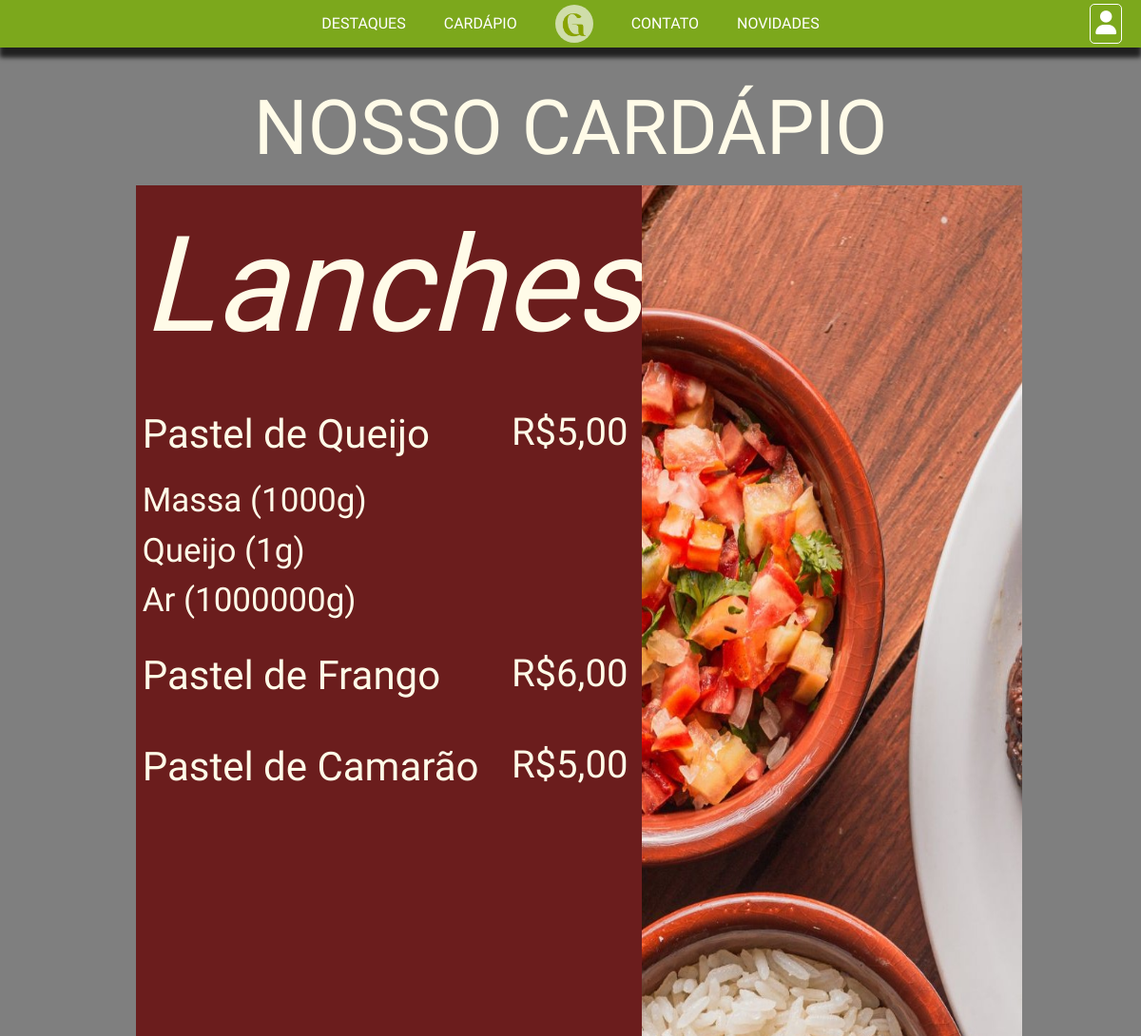
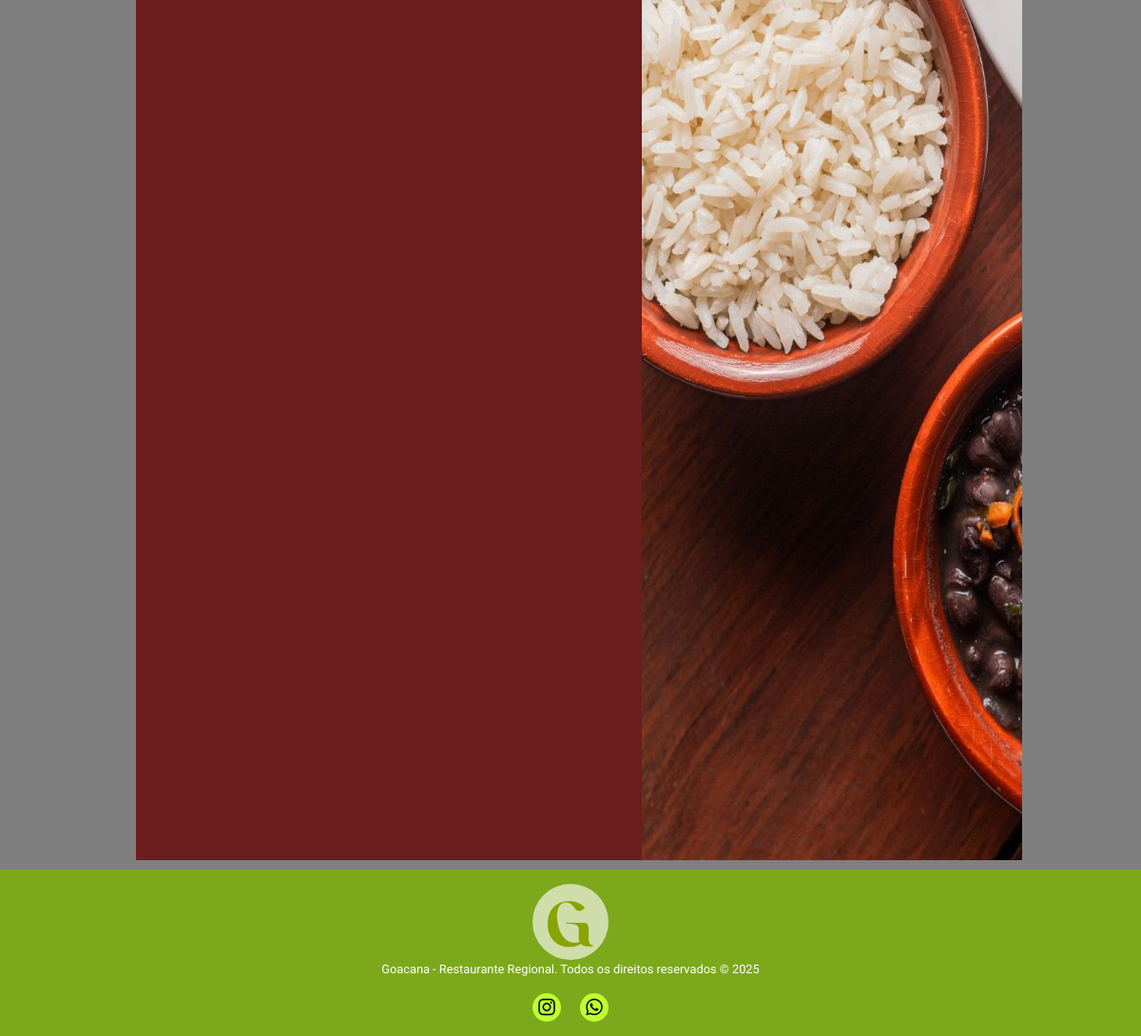
Page /cardv2 (signed in) on the committed database (2 pictures, top to bottom).
### core/models.py (models this page shows, shortened)
class TB_CATEGORIAS(models.Model):
    Nome = models.CharField(max_length=45)
    Ordem = models.IntegerField()

class TB_PRATOS(models.Model):
    Nome = models.CharField(max_length=45, null=False)
    Disponibilidade = models.BooleanField(default=True)
    Destaque = models.BooleanField(default=False)
    Preco = models.DecimalField(null=False, decimal_places=2, max_digits=6)
    Imagem = models.ImageField(upload_to='pratos/', null=True, blank=True)
    Categoria = models.ForeignKey('TB_CATEGORIAS', on_delete=models.PROTECT, null=False)

class TB_ACOMPANHAMENTOS(models.Model):
    Nome = models.CharField(max_length=45, null=False)
    Quantidade = models.IntegerField(null=False)
    ID_Prato = models.ForeignKey('TB_PRATOS', on_delete=models.CASCADE, null=False)

### core/views.py (the view)
# urls.py: path('cardv2', cardv2, name='cardv2'),
def cardv2 (request):
    lista_pratos = TB_PRATOS.objects.filter(Disponibilidade=True)
    lista_cat_pratos = TB_PRATOS.objects.filter(Disponibilidade=True).values_list('Categoria_id', flat=True)
    lista_cat = TB_CATEGORIAS.objects.all().order_by('Ordem')
    acomp = TB_ACOMPANHAMENTOS.objects.all
    randomn = []
    for cat in lista_cat:
        randomn.append(random.randint(1,3))
    contexto = {'lista_pratos': lista_pratos, 'lista_cat': lista_cat, 'acomp': acomp, 'active': lista_cat_pratos, 'aleatorio': randomn}
    return render (request, 'cardv2.html', contexto)

### core/templates/cardv2.html (shortened to what this page needs)
{% extends 'base/base.html' %}
{% load static %}
{% block 'header' %}
<link rel="stylesheet" href="{% static 'CSS/cardapiodos.css' %}">
{% endblock %}
{% block 'content' %}
<div class="titulo-principal">NOSSO CARDÁPIO</div>
{% for cat in lista_cat %}
    {% if cat.id in active %}
    <div class="container1">
        <div class="info-side">
            <div class="titulo">{{ cat.Nome }}</div>
            {% for prato in lista_pratos %}
                {% if prato.Categoria_id == cat.id %}
                    <div class="comida">
                        <div class="titulo-comidas">{{ prato.Nome }}<p>R${{ prato.Preco }}</p></div>
                        <div class="detalhes-comidas">
                            {% for acomp in acomp %}
                                {% if acomp.ID_Prato_id == prato.id %}
                                    <p>{{ acomp.Nome }} ({{ acomp.Quantidade }}g)</p>
                                {% endif %}
                            {% endfor %}
                        </div>
                    </div>
                {% endif %}
            {% endfor %}
        </div>
        <div class="imagem">
            <img class="pag2" width="400px" height="1800px" src="{% static 'images/pag2.jpg' %}">
        </div>
    </div>
    {% endif %}
{% endfor %}
{% endblock %}

### core/static/CSS/geral.css (style rules this page uses)
* { box-sizing: border-box !important; }
html { scroll-behavior: smooth; overflow-x: hidden; }
body { margin: 0; font-family: "IM Fell English", serif !important; overflow-x: hidden; }

### core/static/CSS/cardapiodos.css (style rules this page uses)
body { background: linear-gradient(rgba(0, 0, 0, 0.5), rgba(0, 0, 0, 0.5)), url('../images/IndexBanner.jpg'); background-repeat: repeat; }
.titulo { color: rgb(255, 251, 232); text-align: left; font-family: "Lavishly Yours", cursive; font-style: italic; margin-left: 25px; font-size: 140px; padding-bottom: 20px; }
.titulo-principal { text-align: center; justify-content: center; margin-top: 75px; color: rgb(255, 251, 232); font-size: 80px; font-family: "IM Fell Double Pica", serif; }
.comida { min-width: 500px; margin-left: 25px; margin-bottom: 20px; }
.container1 { background-color: #6b1d1d; display: flex; justify-content: center; margin: 0 auto; margin-bottom: 10px; width: 915px; }

### rows in the picture
TB_CATEGORIAS: Nome "Lanches"
TB_PRATOS: Nome "Pastel de Queijo", Preco "5,00"
TB_ACOMPANHAMENTOS: Nome "Massa", Quantidade "1000"
TB_ACOMPANHAMENTOS: Nome "Queijo", Quantidade "1"
TB_ACOMPANHAMENTOS: Nome "Ar", Quantidade "1000000"
TB_PRATOS: Nome "Pastel de Frango", Preco "6,00"
TB_PRATOS: Nome "Pastel de Camarão", Preco "5,00"
